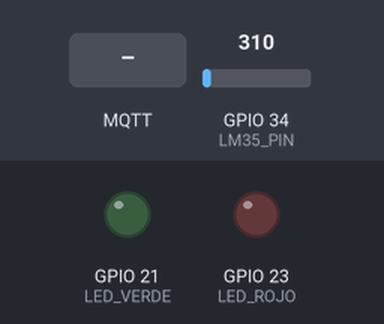
A sketch run on a simulated ESP32. Shown: output pins drawn as LEDs (lit = HIGH). The test bench sets the inputs (shaded band); at power-on: GPIO 34 (LM35_PIN) = 310. WiFi joins after 1.5 s; servers stay silent unless stated; random numbers use the default seed unless the sketch sets one; no MQTT or app messages arrive unless stated; what the sketch prints to the serial monitor is not drawn.

Above: at 2.7 s.
2.8 s: GPIO 34 (LM35_PIN) set to 364
At 3.7 s:
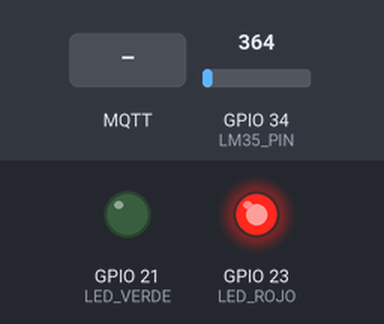
4.7 s: MQTT message "1" arrives on the first subscribed topic
6.2 s: MQTT message "on" arrives on the first subscribed topic
7.7 s: MQTT message "off" arrives on the first subscribed topic
Timing chart, 0 to 10.2 s (numbered marks = the images above; inputs shaded):
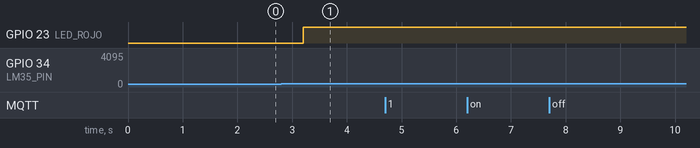

Measured:
- the behaviour switches between 347 and 348 on GPIO 34 (LM35_PIN) (found by bisection; images 0 and 1)
- after the input at 2.8 s, GPIO 23 (LED_ROJO): LOW → HIGH after 0.40 s
- after the input at 4.7 s, every drawn part: stays the same

The sketch:

farmGuard.ino
```cpp
#include <WiFi.h>
#include <PubSubClient.h>


#define LED_ROJO 23
#define LED_VERDE 21

#define LM35_PIN 34

// Credenciales de la red WiFi
const char* ssid = "";
const char* password = "";

const char* mqtt_server = "thingsboard.cloud";
const int mqtt_port = 1883;

// Token de acceso del dispositivo ThingsBoard
const char* mqtt_user = "";
const char* mqtt_pass = "";

const char* topic_pub = "v1/devices/me/telemetry";
const char* topic_sub = "v1/devices/me/rpc/request/+";

WiFiClient espClient;
PubSubClient client(espClient);

unsigned long lastMsg = 0;
bool coolerActivo = false;

void setup_wifi() {
  delay(10);
  Serial.println();
  Serial.print("Conectando a WiFi: ");
  Serial.println(ssid);
  WiFi.mode(WIFI_STA);
  WiFi.begin(ssid, password);

  unsigned long startAttempt = millis();
  while (WiFi.status() != WL_CONNECTED && millis() - startAttempt < 10000) {
    delay(500);
    Serial.print(".");
  }

  if(WiFi.status() == WL_CONNECTED){
    Serial.println("\n>>> WiFi Conectado IP: ");
    Serial.println(WiFi.localIP());
  } else {
    Serial.println("\n NO SE PUDO CONECTAR AL WIFI (Revisar Clave/Red)");
  }
}

void callback(char* topic, byte* payload, unsigned int length) {

  Serial.print("Mensaje recibido de Thingsboard: ");
  for (int i = 0; i < length; i++) {
    Serial.print((char)payload[i]);
  }
  Serial.println();
}

void reconnect() {
  while (!client.connected()) {
    Serial.print("Conectando a ThingsBoard...");
    String clientId = "Farmacia-" + String(random(0xffff), HEX);


    if (client.connect(clientId.c_str(), mqtt_user, mqtt_pass)) {
      Serial.println(" Conectado");
      client.subscribe(topic_sub);
    } else {
      Serial.print(" fallo rc=");
      Serial.print(client.state());
      Serial.println(" reintentando en 5s");
      delay(5000);
    }
  }
}

void setup() {
  Serial.begin(9600);
  randomSeed(micros());

  pinMode(LED_ROJO, OUTPUT);
  pinMode(LED_VERDE, OUTPUT);

  setup_wifi();
  client.setServer(mqtt_server, 1883);
  client.setCallback(callback);
}

void loop() {

  if (!client.connected()) reconnect();
  client.loop();

  unsigned long now = millis();
  if (now - lastMsg > 3000) {
    lastMsg = now;

    long sumaLecturas = 0;
    for(int i = 0; i < 20; i++) {
      sumaLecturas += analogRead(LM35_PIN);
      delay(10);
    }
    float lecturaPromedio = sumaLecturas / 20.0;
    float milivoltios = (lecturaPromedio * 3300.0) / 4095.0;
    float t = (milivoltios / 10.0);

    Serial.print("Temperatura Actual: ");
    Serial.println(t);


    digitalWrite(LED_VERDE, LOW);
    digitalWrite(LED_ROJO, LOW);

    if (t >= 20.0 && t <= 28.0) {
        digitalWrite(LED_VERDE, HIGH);
        Serial.println("--> Estado: OK (Verde)");
    } else {
        digitalWrite(LED_ROJO, HIGH);
        Serial.println("--> Estado: ALERTA (Rojo)");
    }

    String payload = "{\"temp\":" + String(t, 1) + "}";
    client.publish(topic_pub, payload.c_str());
  }
}
```
